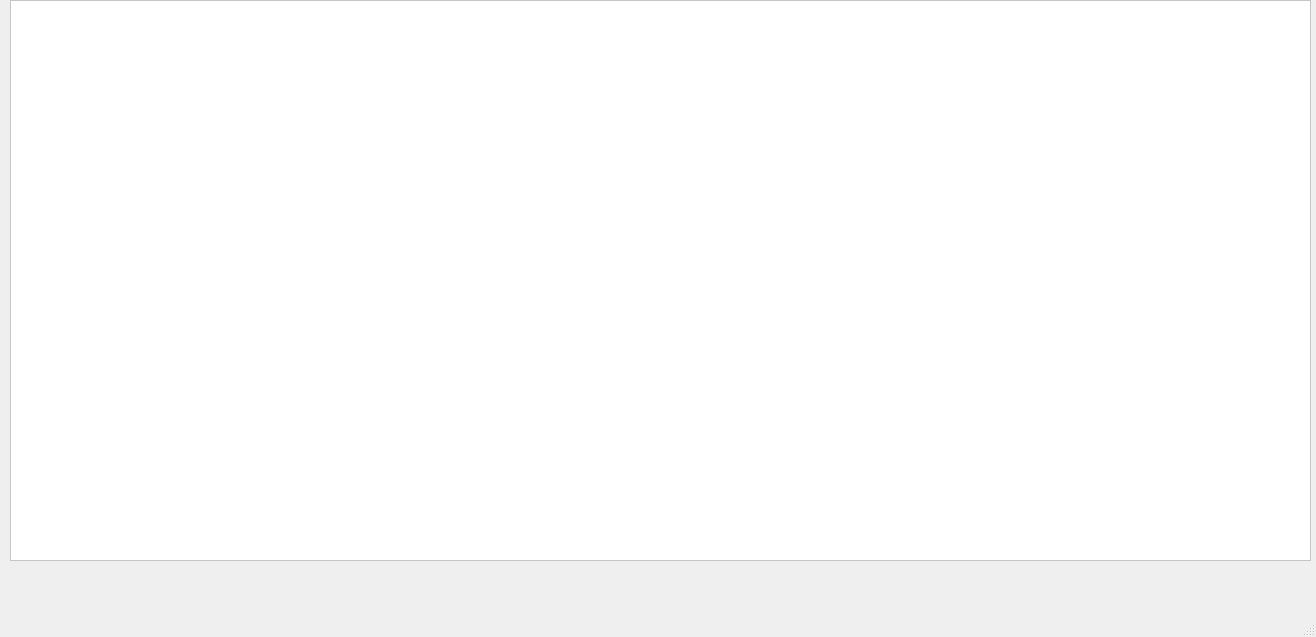
<?xml version="1.0" encoding="UTF-8"?>
<ui version="4.0">
 <class>MainWindow</class>
 <widget class="QMainWindow" name="MainWindow">
  <property name="geometry">
   <rect>
    <x>0</x>
    <y>0</y>
    <width>1316</width>
    <height>637</height>
   </rect>
  </property>
  <property name="windowTitle">
   <string>MainWindow</string>
  </property>
  <widget class="QWidget" name="centralwidget">
   <widget class="QFrame" name="mainFrame">
    <property name="geometry">
     <rect>
      <x>10</x>
      <y>0</y>
      <width>1301</width>
      <height>561</height>
     </rect>
    </property>
    <property name="autoFillBackground">
     <bool>false</bool>
    </property>
    <property name="styleSheet">
     <string notr="true">background-color: rgb(255, 255, 255)</string>
    </property>
    <property name="frameShape">
     <enum>QFrame::StyledPanel</enum>
    </property>
    <property name="frameShadow">
     <enum>QFrame::Raised</enum>
    </property>
   </widget>
  </widget>
  <widget class="QMenuBar" name="menubar">
   <property name="geometry">
    <rect>
     <x>0</x>
     <y>0</y>
     <width>1316</width>
     <height>26</height>
    </rect>
   </property>
  </widget>
  <widget class="QStatusBar" name="statusbar"/>
 </widget>
 <resources/>
 <connections/>
</ui>
